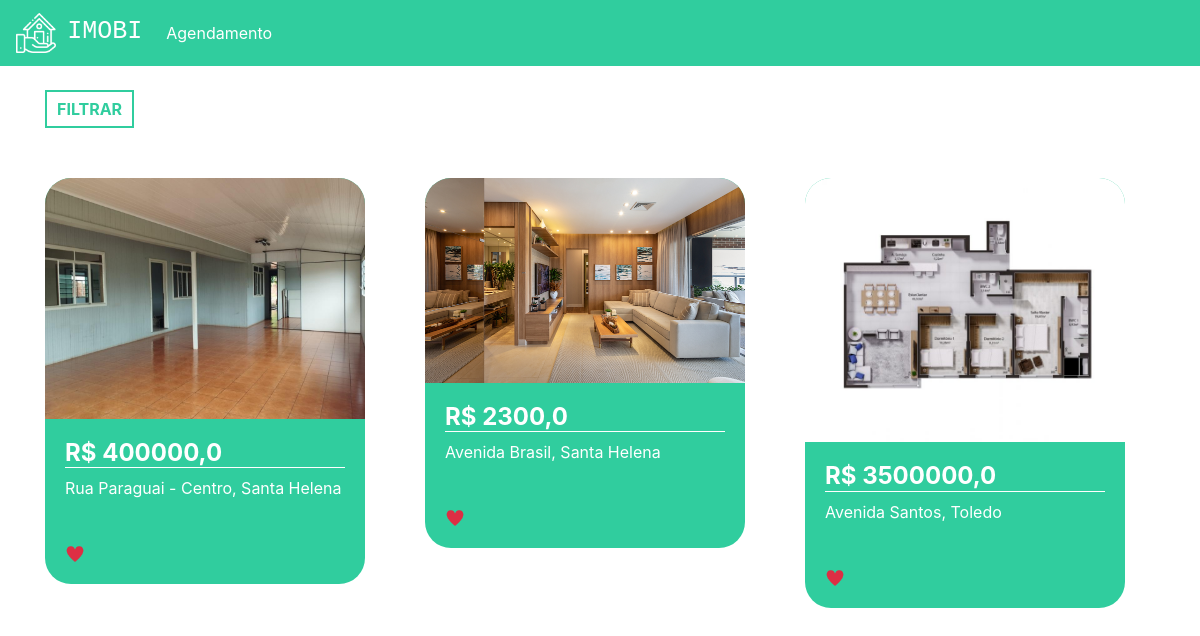
The app's page / (signed in) with its own data.
### plataforma/models.py (models this page shows, shortened)
class Imovei(models.Model):
    choices = (('V', 'Venda'),
               ('A', 'Aluguel'))
    choices_imovel = (('A', 'Apartamento'),
                      ('C', 'Casa'))
    imagens = models.ManyToManyField(Imagem)
    valor = models.FloatField()
    quartos = models.IntegerField()
    tamanho = models.FloatField()
    cidade = models.ForeignKey(Cidade, on_delete=models.DO_NOTHING)
    rua = models.CharField(max_length=50)
    tipo = models.CharField(max_length=1, choices=choices)
    tipo_imovel = models.CharField(max_length=1, choices=choices_imovel)
    numero = models.IntegerField()
    descricao = models.TextField()
    dias_visita = models.ManyToManyField(DiasVisita)
    horarios = models.ManyToManyField(Horario)

class Imagem(models.Model):
    img = models.ImageField(upload_to='img')

class Cidade(models.Model):
    nome = models.CharField(max_length=30)
    def __str__(self) -> str:
        return self.nome

### plataforma/views.py (the view)
# urls.py: 2. Add a URL to urlpatterns:  path('', views.home, name='home')
@login_required(login_url='/auth/login/')
def home(request):
    preco_minimo = request.GET.get('preco_minimo')
    preco_maximo = request.GET.get('preco_maximo')
    cidade = request.GET.get('cidade')
    tipo = request.GET.getlist('tipo')
    cidades = Cidade.objects.all()
    if preco_minimo or preco_maximo or cidade or tipo:
        if not preco_minimo:
            preco_minimo = 0
        if not preco_maximo:
            preco_maximo = 999999999
        if not tipo:
            tipo = ['A', 'C']
        imoveis = Imovei.objects.filter(valor__gte=preco_minimo)\
        .filter(valor__lte=preco_maximo)\
        .filter(tipo_imovel__in=tipo).filter(cidade=cidade)
    else:
        imoveis = Imovei.objects.all()
    return render(request, 'home.html', {'imoveis': imoveis, 'cidades': cidades})

### plataforma/templates/home.html (shortened to what this page needs)
{% extends 'base.html' %}
{% load static %}
{% block 'head' %}
<link rel="stylesheet" href="{% static 'plataforma/css/home.css' %}">
{% endblock  %}
{% block 'body' %}
<div class="container">
  <br>
  <button type="button" class="btn_filtrar" data-toggle="modal"
	 data-target="#exampleModal">
    FILTRAR
  </button>
  <div class="row">
    {% for imovel in imoveis %}
        <div class="col-md cont">
          <div class="card_imovel">
            <img class="img_capa_imovel" src="{{imovel.imagens.all.0.img.url}}">
            <div class="informacoes_imoveis">
              <a class="a_none" href="{% url 'imovel' imovel.id %}"><h4 class="valor">R$ {{imovel.valor}}</h4></a>
              <p>{{imovel.rua}}, {{imovel.cidade}}</p>
              <br>
              <img width="7%" src="{% static 'plataforma/img/heart.png' %}">
            </div>
          </div>
        </div>
    {% endfor %}
  </div>
</div>
{% endblock %}

### templates/base.html (shortened to what this page needs)
{% load static %}
<!DOCTYPE html>
<html lang="pt-BR">
  {% load pwa %}
  <head>
    {% block 'head' %}{% endblock %}
    <link
      rel="stylesheet"
      href="https://cdn.jsdelivr.net/npm/bootstrap@4.6.1/dist/css/bootstrap.min.css"
    />
  </head>
  <body>
    {% if user.is_authenticated %}
      <nav class="navbar navbar-expand-lg navbar-dark bg_navbar">
        <a class="navbar-brand" href="{% url 'home' %}">
					<img width="40" src="{% static 'autenticacao/img/logo.png' %}">
							&nbsp<h3 class="font_logo">IMOBI</h3></a>
        <div class="collapse navbar-collapse" id="navbarNav">
          <ul class="navbar-nav">
            <li class="nav-item active">
              <a class="nav-link" href="{% url 'agendamentos'%}">Agendamento</a>
            </li>
          </ul>
        </div>
      </nav>
    {% endif %}
    {% block 'body' %}{% endblock %}
  </body>
</html>

### templates/static/plataforma/css/home.css (style rules this page uses)
.bg_navbar { background-color: #30CD9E; }
.font_logo { font-family: 'Courier New', Courier, monospace; font-size: 25px; display: inline; }
.card_imovel { background-color: #30CD9E; width: 20rem; margin-top: 50px; border-radius: 26px; }
.img_capa_imovel { width: 100%; border-top-left-radius: 26px; border-top-right-radius: 26px; }
.informacoes_imoveis { padding: 20px; color: white; }
.valor { font-weight: bold; border-bottom: 1px solid white; }
.btn_filtrar { border: none; background-color: transparent; border: 2px solid #30CD9E; color: #30CD9E; padding: 5px 10px 5px 10px; font-weight: bold; }
.a_none { color: white; }

### records on screen
Imovei: imagens.all.0.img (picture), valor "400000,0", rua "Rua Paraguai - Centro", cidade "Santa Helena"
Imovei: imagens.all.0.img (picture), valor "2300,0", rua "Avenida Brasil", cidade "Santa Helena"
Imovei: imagens.all.0.img (picture), valor "3500000,0", rua "Avenida Santos", cidade "Toledo"
